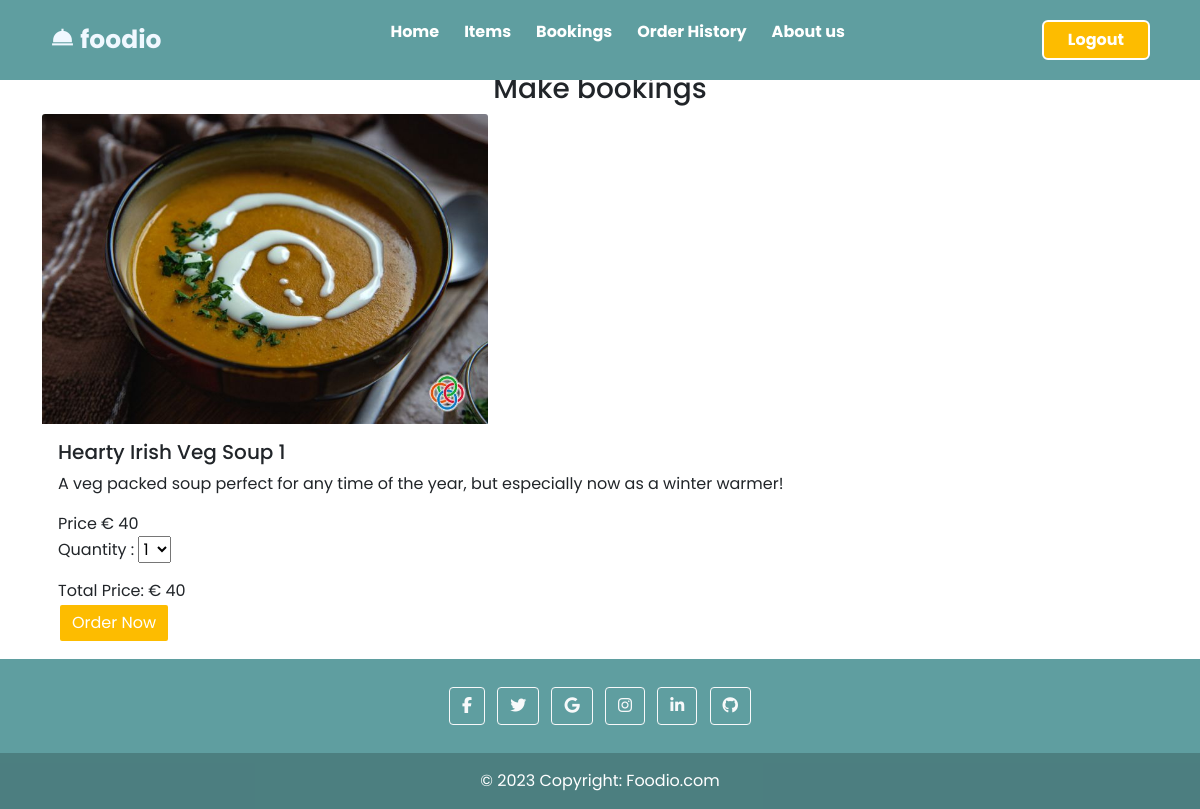
Page /bookings/makeorder/1 (signed in) on the committed database.
### items/models.py (models this page shows, shortened)
class Items(models.Model):
    item_name= models.CharField(max_length=100)
    item_price= models.IntegerField()
    item_description= models.CharField(max_length=100)
    item_isveg= models.BooleanField()
    item_img = models.ImageField(upload_to='static/photos/',default=None)

### bookings/views.py (the view)
# urls.py: path('makeorder/<int:id>', views.makeorder, name='makeorder'),
@login_required
@require_http_methods(["GET"])
def makeorder(request, id):
    try:
        data=Items.objects.get(id=id)
        return render(request,'bookings/makeorder.html',{'items':data})
    except Exception:
        return redirect(handler500)

### templates/bookings/makeorder.html (shortened to what this page needs)
{% extends 'base.html' %}
{% block body %}
{% load static %}
<form method="post" action="{% url 'createbookings' items.id %}">
    <div class="container">
        <h3 class="text-center">Make bookings</h3>
        <div class="card border-0" style="width: 100%;">
            <img src="/{{items.item_img}}" style="width: 40%" class="card-img-top" alt="...">
            <div class="card-body">
                <h5 class="card-title">{{items.item_name}}</h5>
                <p class="card-text">{{items.item_description}}</p>
                Price € <span id="price">{{items.item_price}}</span>
                <p> Quantity :
                    <select id="menu" name="quantity" class="product-select" id="quantity"
                        onchange="jsFunction(this.value);" tabindex="1">
                        <option class="list" value="1" selected>1</option>
                    </select>
                </p>
                Total Price: € <span id="cost">{{items.item_price}}</span>
                <BR>
                <button type="submit" class="btn btn-primary"
                    style="background-color: #fdbc00;border: 2px solid #fff;">Order Now</button>
            </div>
        </div>
    </div>
</form>
{% endblock %}

### static/css/style.css (style rules this page uses)
* { font-family: 'Poppins', sans-serif; margin:0; padding:0; box-sizing:border-box; }

### templates/includes/header.html (style rules this page uses)
* { font-family: 'Poppins', sans-serif; margin:0; padding:0; box-sizing:border-box; }

### rows in the picture
Items: item_img (picture), item_name "Hearty Irish Veg Soup 1", item_description "A veg packed soup perfect for any time of the year, but especially now as a winter warmer!", item_price "40"
